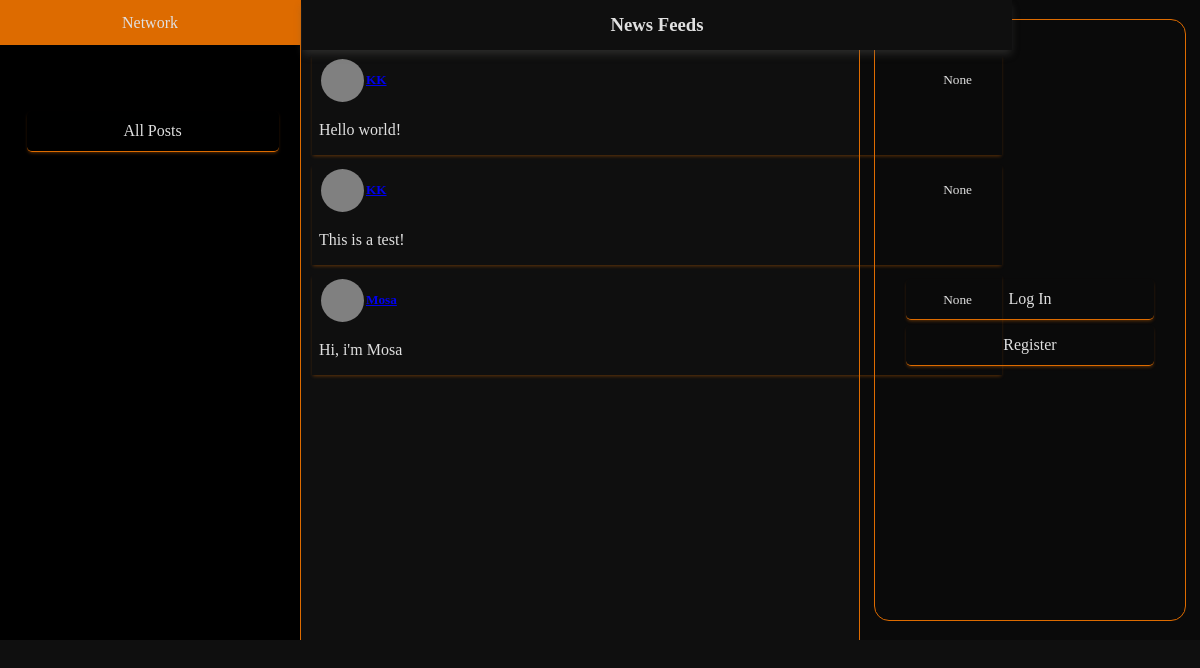
/, run on an earlier commit of the app's database.
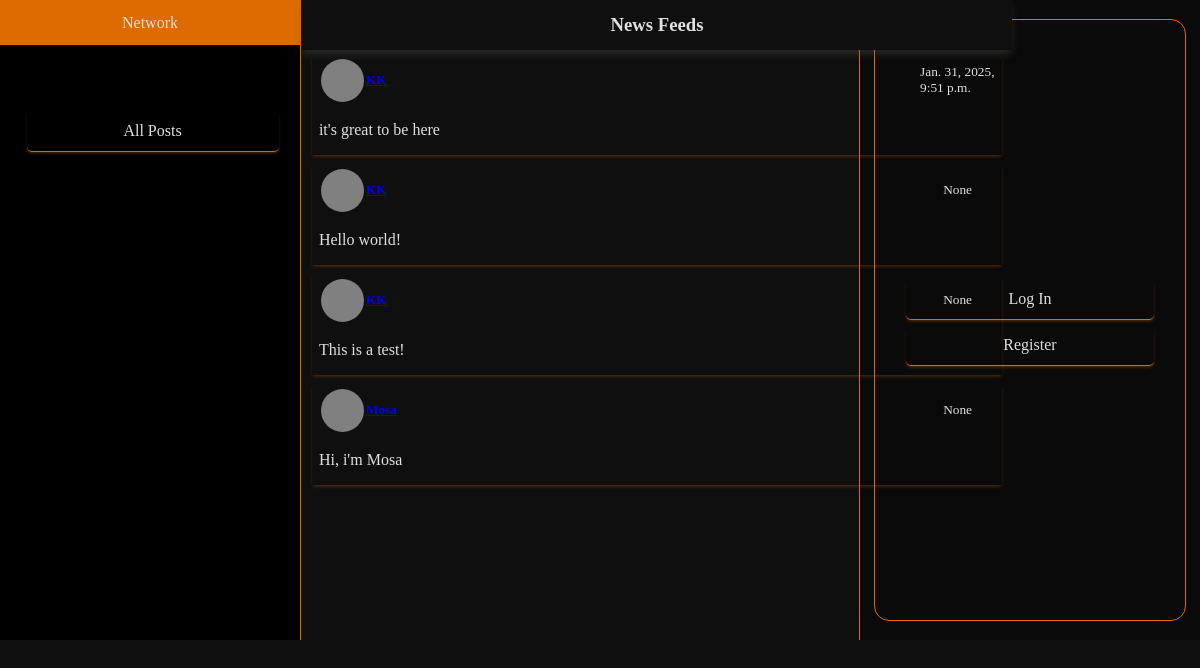
And on a later commit of the database.
### network/models.py (models this page shows, shortened)
class Post(models.Model):
    poster = models.ForeignKey(User, on_delete=models.CASCADE, related_name="user")
    content = models.CharField(max_length=800)
    timestamp = models.DateTimeField(auto_now_add=False)

### network/views.py (the view)
# urls.py: path("", views.index, name="index"),
def index(request):
    allPosts = Post.objects.all()
    sortedPosts = allPosts.order_by('timestamp')
    return render(request, "network/index.html",{"allPosts":sortedPosts})

### network/templates/network/index.html (shortened to what this page needs)
{% extends "network/layout.html" %}
{% block body %}
<div class="feed-container">
    <div class="feeds-heading">
        <h3 class="feeds-title">News Feeds</h3>
    </div>
    {% for post in allPosts %}
        <div class="post-container">
            <div class="post-header">
                <a href="{% url 'profile' poster=post.poster.id %}" class="poster-container">
                    <div class="poster-img"></div>
                    <div class="poster-name"><h5>{{post.poster}}</h5></div>
                </a>
                <div class="post-time"><small>{{post.timestamp}}</small></div>
            </div>
            <div class="post-body">
                <p class="post-content">{{post.content}}</p>
            </div>
        </div>
    {% endfor %}
</div>
{% endblock %}

What changed in the data, as far as the page shows it:
added Post: timestamp "Jan. 31, 2025, 9:51 p.m.", content "it's great to be here"
